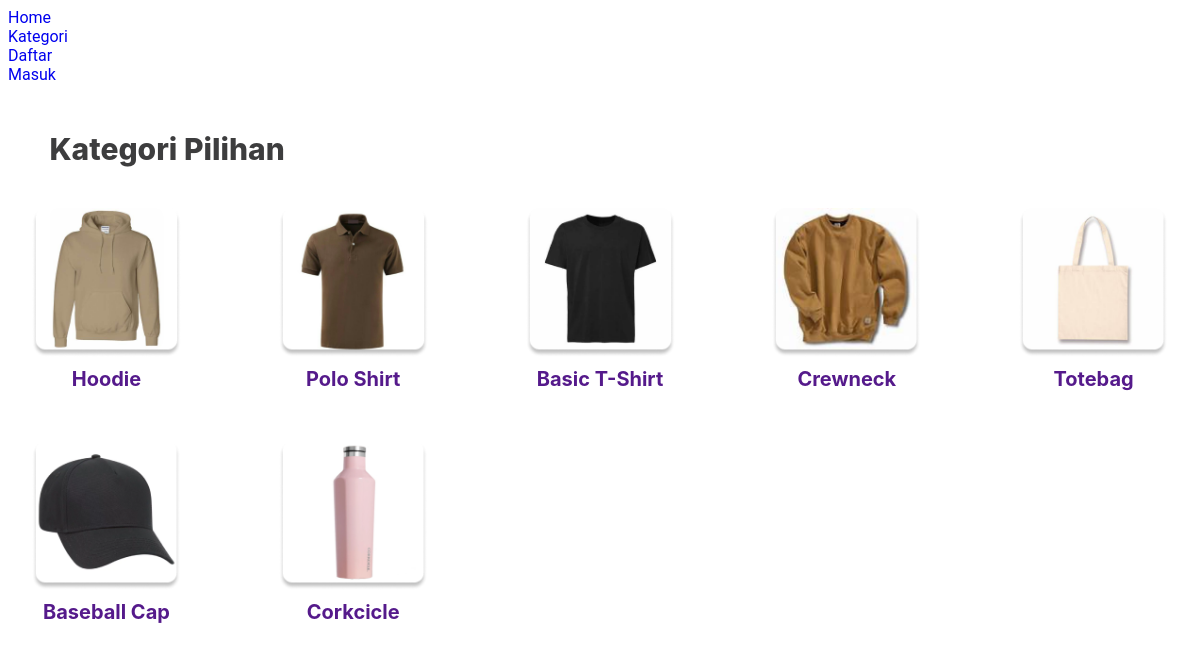
The page / on the database its author committed.
### merchandise_web/models.py (models this page shows, shortened)
class Categorie(models.Model):
    name = models.CharField(max_length=200, help_text='Enter a category (e.g. T-Shirt, Hoodie, etc.)')
    image = models.ImageField(upload_to='images/', null=True, blank=True)

### merchandise_web/views.py (the view)
# urls.py: path('', views.index, name='homepage'),
def index(request):
    products = Product.objects.all()
    categories = Categorie.objects.all()
    context = {
        'product': products,
        "categorie": categories,
    }
    return render(request, 'homepage.html', context)

### Templates/homepage.html (shortened to what this page needs)
{% extends 'base.html' %}
{% block content%}
{% load static %}
<link rel="stylesheet" href="{% static '/homepage.css' %}">
{% include 'navbar.html' %}
<div class="container" href="">
  <h1>Kategori Pilihan</h1>
  <div class="categories">
        {% for c in categorie %}
        <div class="categorie">
            <img src="{{c.image.url}}" alt="" class="categorie_img">
            <a href="" class="categorie_name" > {{c.name}}</a>
        </div>
        {% endfor %}
  </div>
</div>
{% endblock content%}

### Templates/base.html (shortened to what this page needs)
<html>
    <head>
        <link rel="stylesheet" href="">
        {% load static %}
        <link rel="stylesheet" href="{% static '/base.css' %}">
    </head>
    <body>
        {% block content %}
        {% endblock content %}
    </body>
</html>

### Templates/navbar.html (shortened to what this page needs)
{% load static %}
<link rel="stylesheet" href="{% static '/navbar.css' %}">
<nav>
    <ul>
        <li><a href="{% url 'homepage' %}">Home</a></li>
        <li><a href="{% url 'product_category' %}">Kategori</a></li>
        {% if request.user.is_anonymous%}
        <li><a href="{% url 'register' %}">Daftar</a></li>
        <li><a href="{% url 'login' %}">Masuk</a></li>
        {% endif %}
    </ul>
</nav>

### merchandise_web/static/base.css (style rules this page uses)
* { padding: 0; box-sizing: border-box; }
body { font-family: 'Roboto', sans-serif; background-color: #FFFFFF; }
h1 { color: #54007B; }
a { text-decoration: none; }

### merchandise_web/static/homepage.css (style rules this page uses)
.container { padding-top:20px ; padding-bottom: 50px; }
h1 { margin-left: 3.5%; font-family: 'Inter'; font-style: normal; font-weight: 800; font-size: 30px; line-height: 18px; color: #3D3D3E; }
.categories { display: grid; grid-template-columns: repeat(5, minmax(0, 1fr)); grid-template-rows: repeat(2, minmax(0, 1fr)); gap: 50px 90px; justify-items: center; width: 100%; padding: 30px 20px 0px 20px; }
.categorie { width: 200px; height: fit-content; }
.categorie_name { display: block; font-size: 20px; font-weight: 700; text-align: center; align-content: center; margin-top: 10px; text-decoration: none; font-family: 'Inter'; }
.categorie_img { display: block; width: 149px; height: 100%; object-fit: cover; margin: 0 auto; }

### merchandise_web/static/navbar.css (style rules this page uses)
* { padding: 0; box-sizing: border-box; }
body { font-family: 'Roboto', sans-serif; background-color: #FFFFFF; }

### rows shown on the page
Categorie: image (picture), name "Hoodie"
Categorie: image (picture), name "Polo Shirt"
Categorie: image (picture), name "Basic T-Shirt"
Categorie: image (picture), name "Crewneck"
Categorie: image (picture), name "Totebag"
Categorie: image (picture), name "Baseball Cap"
Categorie: image (picture), name "Corkcicle"
